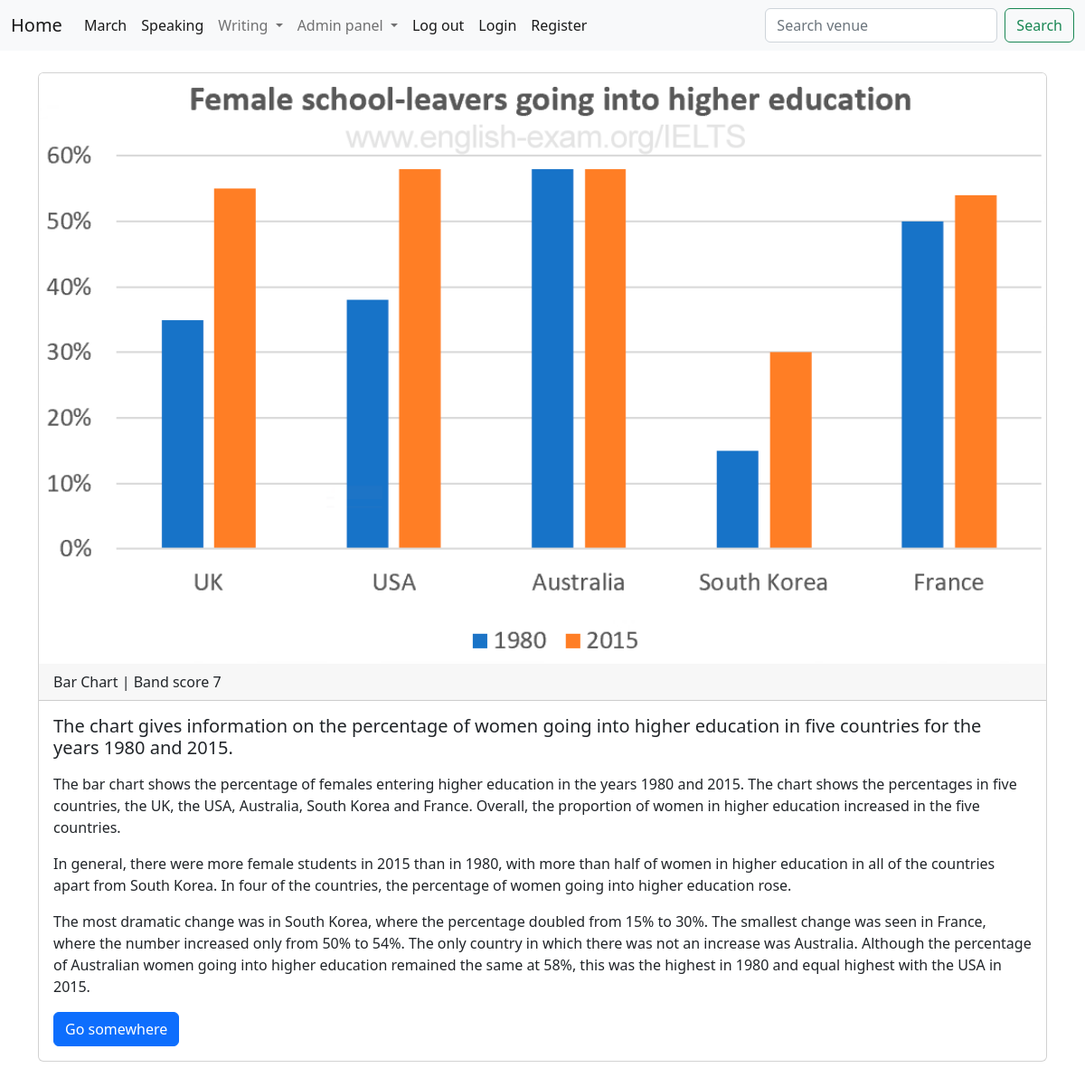
The app's page /task1show/2/ with its own data.
### ielts/models.py (models this page shows, shortened)
class writingtask1(models.Model):
    title = models.CharField(max_length=300)
    text = RichTextField(blank=True, null=True)
    cover = models.ImageField(null=True, blank=True, upload_to='images/')
    score = models.IntegerField(null=True, blank=True)
    category = models.ForeignKey(
        'CategoryTask1', on_delete=models.CASCADE, null=True)

class CategoryTask1(models.Model):
    name = models.CharField(max_length=255)
    def __str__(self):
        return (self.name)

### ielts/views.py (the view)
# urls.py: path('task1show/<int:task1_id>/', Task1show, name='task1show'),
def Task1show(request, task1_id):
    listtask = writingtask1.objects.get(pk=task1_id)
    return render(request, 'tasks/task1/task1show.html',
                  {"listtask": listtask}
                  )

### ielts/templates/tasks/task1/task1show.html
{% extends "base.html" %}
{% block content %}
<div class="card">
    <img class="card-img-top" src="{{ listtask.cover.url }}" alt="Card image cap">
    <div class="card-header">
        {{listtask.category}} | Band score {{listtask.score}}
    </div>
    <div class="card-body">
      <h5 class="card-title">{{listtask.title}}</h5>
      <p class="card-text">{{listtask.text|safe}}</p>
      <a href="#" class="btn btn-primary">Go somewhere</a>
    </div>
  </div>
  <br/>
  <br/>
  <br/>
{% endblock %}

### records on screen
writingtask1: cover (picture), category "Bar Chart", score "7", title "The chart gives information on the percentage of women going into higher education in five countries for the years 1980 and 2015.", text "The bar chart shows the percentage of females entering higher education in the years 1980 and 2015. The chart shows the percentages in five countries, the UK, the USA, Australia, South Korea and France. Overall, the proportion of women in higher education increased in the five countries. In general, there were more female students in 2015 than in 1980, with more than half of women in higher education in all of the countries apart from South Korea. In four of the countries, the percentage of women going into higher education rose. The most dramatic change was in South Korea, where the percentage doubled from 15% to 30%. The smallest change was seen in France, where the number increased only…"
